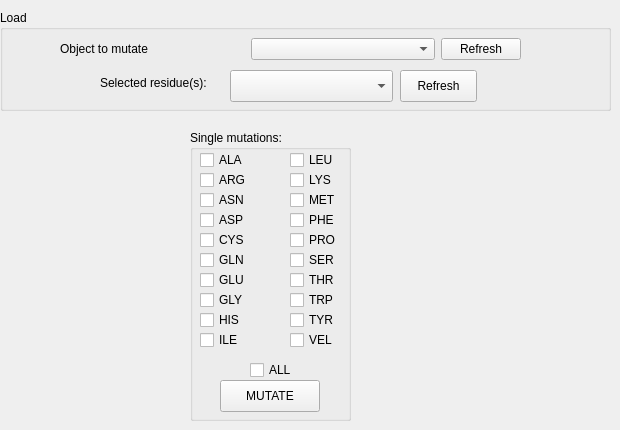
   <widget class="QWidget" name="modeller_page">
    <widget class="QGroupBox" name="groupBox_26">
     <property name="geometry">
      <rect>
       <x>190</x>
       <y>130</y>
       <width>161</width>
       <height>291</height>
      </rect>
     </property>
     <property name="title">
      <string>Single mutations:</string>
     </property>
     <widget class="QCheckBox" name="Modeller_checkBox">
      <property name="geometry">
       <rect>
        <x>10</x>
        <y>20</y>
        <width>85</width>
        <height>20</height>
       </rect>
      </property>
      <property name="text">
       <string>ALA</string>
      </property>
     </widget>
     <widget class="QCheckBox" name="Modeller_checkBox_2">
      <property name="geometry">
       <rect>
        <x>10</x>
        <y>40</y>
        <width>85</width>
        <height>20</height>
       </rect>
      </property>
      <property name="text">
       <string>ARG</string>
      </property>
     </widget>
     <widget class="QCheckBox" name="Modeller_checkBox_3">
      <property name="geometry">
       <rect>
        <x>10</x>
        <y>60</y>
        <width>85</width>
        <height>20</height>
       </rect>
      </property>
      <property name="text">
       <string>ASN</string>
      </property>
     </widget>
     <widget class="QCheckBox" name="Modeller_checkBox_4">
      <property name="geometry">
       <rect>
        <x>10</x>
        <y>80</y>
        <width>85</width>
        <height>20</height>
       </rect>
      </property>
      <property name="text">
       <string>ASP</string>
      </property>
     </widget>
     <widget class="QCheckBox" name="Modeller_checkBox_5">
      <property name="geometry">
       <rect>
        <x>10</x>
        <y>100</y>
        <width>85</width>
        <height>20</height>
       </rect>
      </property>
      <property name="text">
       <string>CYS</string>
      </property>
     </widget>
     <widget class="QCheckBox" name="Modeller_checkBox_6">
      <property name="geometry">
       <rect>
        <x>10</x>
        <y>120</y>
        <width>85</width>
        <height>20</height>
       </rect>
      </property>
      <property name="text">
       <string>GLN</string>
      </property>
     </widget>
     <widget class="QCheckBox" name="Modeller_checkBox_7">
      <property name="geometry">
       <rect>
        <x>10</x>
        <y>140</y>
        <width>85</width>
        <height>20</height>
       </rect>
      </property>
      <property name="text">
       <string>GLU</string>
      </property>
     </widget>
     <widget class="QCheckBox" name="Modeller_checkBox_8">
      <property name="geometry">
       <rect>
        <x>10</x>
        <y>160</y>
        <width>85</width>
        <height>20</height>
       </rect>
      </property>
      <property name="text">
       <string>GLY</string>
      </property>
     </widget>
     <widget class="QCheckBox" name="Modeller_checkBox_9">
      <property name="geometry">
       <rect>
        <x>10</x>
        <y>180</y>
        <width>85</width>
        <height>20</height>
       </rect>
      </property>
      <property name="text">
       <string>HIS</string>
      </property>
     </widget>
     <widget class="QCheckBox" name="Modeller_checkBox_10">
      <property name="geometry">
       <rect>
        <x>10</x>
        <y>200</y>
        <width>85</width>
        <height>20</height>
       </rect>
      </property>
      <property name="text">
       <string>ILE</string>
      </property>
     </widget>
     <widget class="QCheckBox" name="Modeller_checkBox_11">
      <property name="geometry">
       <rect>
        <x>100</x>
        <y>20</y>
        <width>85</width>
        <height>20</height>
       </rect>
      </property>
      <property name="text">
       <string>LEU</string>
      </property>
     </widget>
     <widget class="QCheckBox" name="Modeller_checkBox_12">
      <property name="geometry">
       <rect>
        <x>100</x>
        <y>40</y>
        <width>85</width>
        <height>20</height>
       </rect>
      </property>
      <property name="text">
       <string>LYS</string>
      </property>
     </widget>
     <widget class="QCheckBox" name="Modeller_checkBox_13">
      <property name="geometry">
       <rect>
        <x>100</x>
        <y>60</y>
        <width>85</width>
        <height>20</height>
       </rect>
      </property>
      <property name="text">
       <string>MET</string>
      </property>
     </widget>
     <widget class="QCheckBox" name="Modeller_checkBox_14">
      <property name="geometry">
       <rect>
        <x>100</x>
        <y>80</y>
        <width>85</width>
        <height>20</height>
       </rect>
      </property>
      <property name="text">
       <string>PHE</string>
      </property>
     </widget>
     <widget class="QCheckBox" name="Modeller_checkBox_15">
      <property name="geometry">
       <rect>
        <x>100</x>
        <y>100</y>
        <width>85</width>
        <height>20</height>
       </rect>
      </property>
      <property name="text">
       <string>PRO</string>
      </property>
     </widget>
     <widget class="QCheckBox" name="Modeller_checkBox_16">
      <property name="geometry">
       <rect>
        <x>100</x>
        <y>120</y>
        <width>85</width>
        <height>20</height>
       </rect>
      </property>
      <property name="text">
       <string>SER</string>
      </property>
     </widget>
     <widget class="QCheckBox" name="Modeller_checkBox_17">
      <property name="geometry">
       <rect>
        <x>100</x>
        <y>140</y>
        <width>85</width>
        <height>20</height>
       </rect>
      </property>
      <property name="text">
       <string>THR</string>
      </property>
     </widget>
     <widget class="QCheckBox" name="Modeller_checkBox_18">
      <property name="geometry">
       <rect>
        <x>100</x>
        <y>160</y>
        <width>85</width>
        <height>20</height>
       </rect>
      </property>
      <property name="text">
       <string>TRP</string>
      </property>
     </widget>
     <widget class="QCheckBox" name="Modeller_checkBox_19">
      <property name="geometry">
       <rect>
        <x>100</x>
        <y>180</y>
        <width>85</width>
        <height>20</height>
       </rect>
      </property>
      <property name="text">
       <string>TYR</string>
      </property>
     </widget>
     <widget class="QCheckBox" name="Modeller_checkBox_20">
      <property name="geometry">
       <rect>
        <x>100</x>
        <y>200</y>
        <width>85</width>
        <height>20</height>
       </rect>
      </property>
      <property name="text">
       <string>VEL</string>
      </property>
     </widget>
     <widget class="QCheckBox" name="Modeller_checkBox_all">
      <property name="geometry">
       <rect>
        <x>60</x>
        <y>230</y>
        <width>85</width>
        <height>20</height>
       </rect>
      </property>
      <property name="text">
       <string>ALL</string>
      </property>
     </widget>
     <widget class="QPushButton" name="Modeller_pushButton">
      <property name="geometry">
       <rect>
        <x>30</x>
        <y>250</y>
        <width>100</width>
        <height>32</height>
       </rect>
      </property>
      <property name="text">
       <string>MUTATE</string>
      </property>
     </widget>
    </widget>
    <widget class="QGroupBox" name="groupBox_25">
     <property name="geometry">
      <rect>
       <x>0</x>
       <y>10</y>
       <width>611</width>
       <height>101</height>
      </rect>
     </property>
     <property name="title">
      <string>Load</string>
     </property>
     <widget class="QWidget" name="layoutWidget_10">
      <property name="geometry">
       <rect>
        <x>60</x>
        <y>20</y>
        <width>461</width>
        <height>38</height>
       </rect>
      </property>
      <layout class="QHBoxLayout" name="horizontalLayout_14">
       <item>
        <widget class="QLabel" name="label_54">
         <property name="text">
          <string>&lt;html&gt;&lt;head/&gt;&lt;body&gt;&lt;p&gt;Object to mutate&lt;/p&gt;&lt;/body&gt;&lt;/html&gt;</string>
         </property>
        </widget>
       </item>
       <item>
        <widget class="QComboBox" name="Modeller_select_target_1">
         <property name="sizePolicy">
          <sizepolicy hsizetype="Minimum" vsizetype="Fixed">
           <horstretch>0</horstretch>
           <verstretch>0</verstretch>
          </sizepolicy>
         </property>
        </widget>
       </item>
       <item>
        <widget class="QPushButton" name="Modeller_target_refresh_1">
         <property name="sizePolicy">
          <sizepolicy hsizetype="Maximum" vsizetype="Fixed">
           <horstretch>0</horstretch>
           <verstretch>0</verstretch>
          </sizepolicy>
         </property>
         <property name="text">
          <string>Refresh</string>
         </property>
        </widget>
       </item>
      </layout>
     </widget>
     <widget class="QLabel" name="label_61">
      <property name="geometry">
       <rect>
        <x>100</x>
        <y>60</y>
        <width>120</width>
        <height>26</height>
       </rect>
      </property>
      <property name="text">
       <string>&lt;html&gt;&lt;head/&gt;&lt;body&gt;&lt;p&gt;Selected residue(s):&lt;/p&gt;&lt;/body&gt;&lt;/html&gt;</string>
      </property>
     </widget>
     <widget class="QComboBox" name="Modeller_select_target">
      <property name="geometry">
       <rect>
        <x>230</x>
        <y>60</y>
        <width>163</width>
        <height>32</height>
       </rect>
      </property>
      <property name="sizePolicy">
       <sizepolicy hsizetype="Minimum" vsizetype="Fixed">
        <horstretch>0</horstretch>
        <verstretch>0</verstretch>
       </sizepolicy>
      </property>
     </widget>
     <widget class="QPushButton" name="Modeller_target_refresh">
      <property name="geometry">
       <rect>
        <x>400</x>
        <y>60</y>
        <width>77</width>
        <height>32</height>
       </rect>
      </property>
      <property name="sizePolicy">
       <sizepolicy hsizetype="Maximum" vsizetype="Fixed">
        <horstretch>0</horstretch>
        <verstretch>0</verstretch>
       </sizepolicy>
      </property>
      <property name="text">
       <string>Refresh</string>
      </property>
     </widget>
    </widget>
   </widget>
